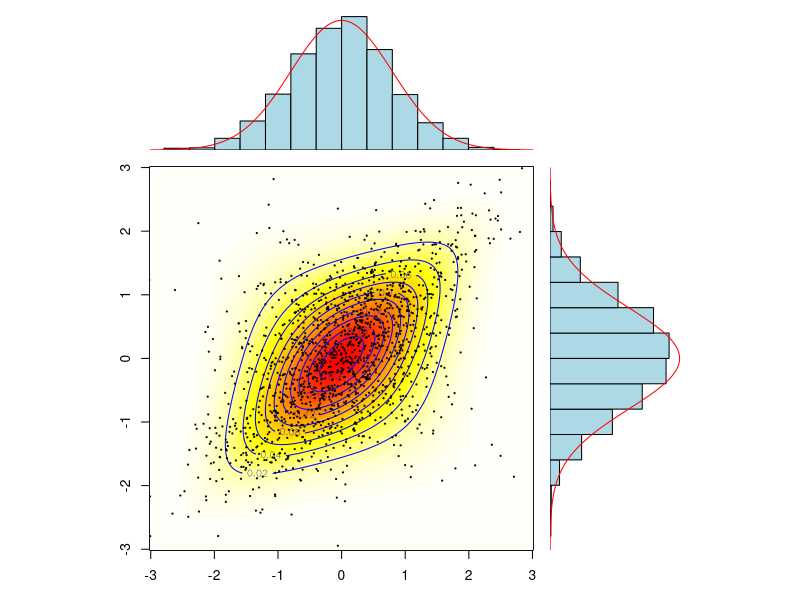

This figure's R source:
library(mnormt)

k=3
r=.5
G=function(x) qnorm(pt(x,df=k))
dg=function(x) dt(x,df=k)/dnorm(qnorm(pt(x,df=k)))
Ginv=function(x) qt(pnorm(x),df=k)
S=matrix(c(1,r,r,1),2,2)
f=function(x,y) dmt(cbind(Ginv(x),Ginv(y)),S=S,df=k)/(dg(x)*dg(y))
vx=seq(-3,3,length=201)
vy=seq(-3,3,length=201)
z=outer(vx,vy,f)
set.seed(1)
Z=rmt(1500,S=S,df=k)
X=G(Z)
xhist <- hist(X[,1], plot=FALSE)
yhist <- hist(X[,2], plot=FALSE)
top <- max(c(xhist$density, yhist$density,dnorm(0)))
nf <- layout(matrix(c(2,0,1,3),2,2,byrow=TRUE), c(3,1), c(1,3), TRUE)
par(mar=c(3,3,1,1))
image(vx,vy,z,col=rev(heat.colors(101)))
contour(vx,vy,z,col="blue",add=TRUE)
points(X,cex=.2)
par(mar=c(0,3,1,1))
barplot(xhist$density, axes=FALSE, ylim=c(0, top), space=0, col="light blue")
lines((density(X[,1])$x-xhist$breaks[1])/diff(xhist$breaks)[1],
      dnorm(density(X[,1])$x),col="red")
par(mar=c(3,0,1,1))
barplot(yhist$density, axes=FALSE, xlim=c(0, top), space=0, 
        horiz=TRUE,col="light blue")
lines(dnorm(density(X[,2])$x),(density(X[,2])$x-yhist$breaks[1])/
        diff(yhist$breaks)[1],col="red")